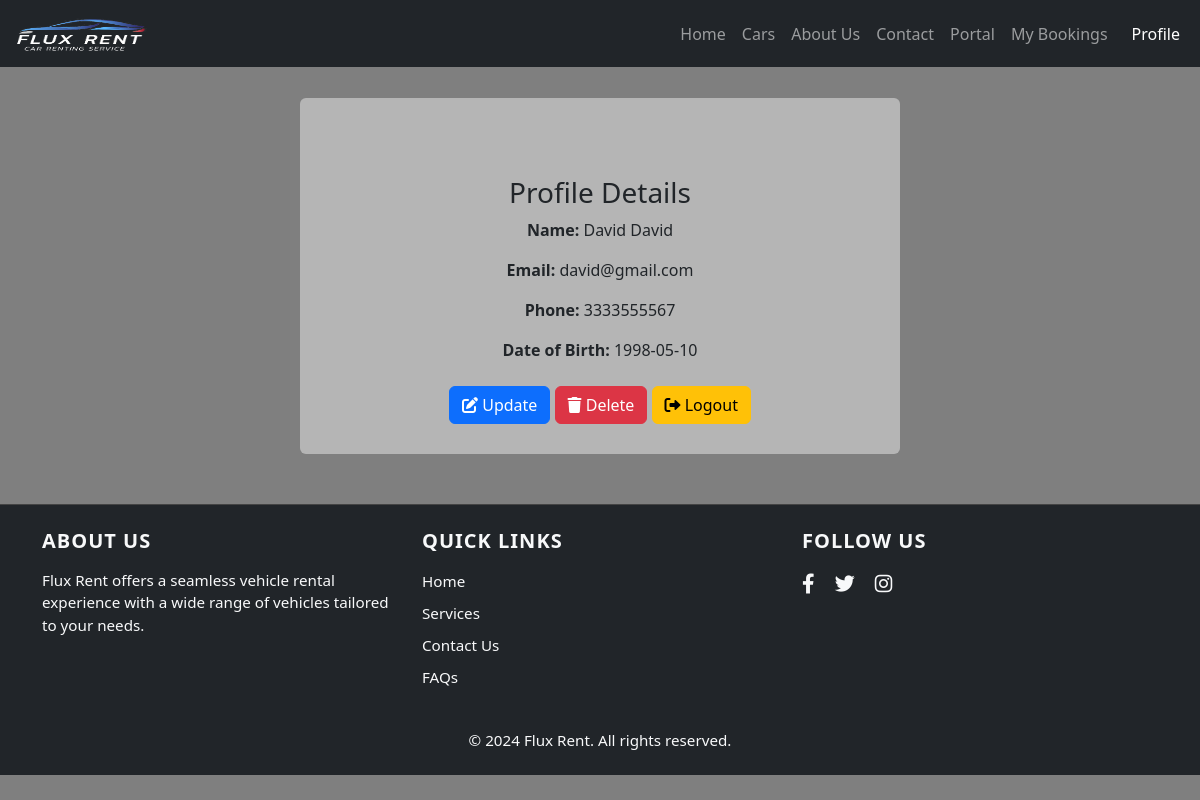
Page /profile.php (signed in) on the committed database.
### tables this page shows
CREATE TABLE `vehicle_drivers` (
  `id` int(11) NOT NULL,
  `first_name` varchar(50) NOT NULL,
  `last_name` varchar(50) NOT NULL,
  `email` varchar(100) NOT NULL,
  `phone` varchar(15) NOT NULL,
  `password` varchar(255) NOT NULL,
  `dob` date NOT NULL,
  `emergency_contact_name` varchar(100) NOT NULL,
  `emergency_contact_phone` varchar(15) NOT NULL,
  `driving_experience` int(11) NOT NULL,
  `charg_per_day` int(50) NOT NULL,
  `created_at` timestamp NULL DEFAULT current_timestamp()
);

### models/VehicleDriver.php (called while the page is built, shortened)
<?php
require_once 'config.php';
class VehicleDriver
{
    public static function getProfile($driverId)
    {
        $query = "SELECT first_name, last_name, email, phone, dob, emergency_contact_name, emergency_contact_phone, driving_experience
                  FROM vehicle_drivers WHERE id = '".$driverId."'";
        $result = Database::search($query);
        if ($result && $result->num_rows > 0) {
            return $result->fetch_assoc();
        }
        return null;
    }
}
?>

### models/config.php (called while the page is built, shortened)
<?php
class Database
{
    public static $connection;
    public static function setUpConnection()
    {
        if (!isset(self::$connection)) {
            self::$connection = new mysqli("localhost", "root", "", "fluxrent");
        }
    }
    public static function search($q)
    {
        $result = self::$connection->query($q);
        return $result;
    }
}

### profile.php (the view, shortened to what this page needs)
<?php
require_once 'models/config.php';
require_once 'models/VehicleDriver.php';
$userId = $_SESSION['user_id'];
$role = $_SESSION['role'];
$profileData = null;
switch ($role) {
    case 'driver':
        $profileData = VehicleDriver::getProfile($userId);
        break;
}
?>
<!DOCTYPE html>
<html lang="en">
<head>
    <link href="https://cdnjs.cloudflare.com/ajax/libs/font-awesome/6.0.0-beta3/css/all.min.css" rel="stylesheet">
    <link href="https://cdn.jsdelivr.net/npm/bootstrap@5.3.0-alpha1/dist/css/bootstrap.min.css" rel="stylesheet">
</head>
<body>
    <?php
    include 'header.php'
    ?>
    <div class="container pt-5">
        <div class="card profile-card pt-5">
            <div class="card-body text-center">
                <h3 class="card-title">Profile Details</h3>
                <?php if ($profileData): ?>
                    <p><strong>Name:</strong> <?php echo htmlspecialchars($profileData['first_name'] . ' ' . $profileData['last_name']); ?></p>
                    <p><strong>Email:</strong> <?php echo htmlspecialchars($profileData['email']); ?></p>
                    <p><strong>Phone:</strong> <?php echo htmlspecialchars($profileData['phone']); ?></p>
                    <p><strong>Date of Birth:</strong> <?php echo htmlspecialchars($profileData['dob']); ?></p>
                    <form method="POST" class="mt-4">
                        <a href="update-profile.php" class="btn btn-primary"><i class="fas fa-edit"></i> Update</a>
                        <button type="button" class="btn btn-danger" data-bs-toggle="modal" data-bs-target="#deleteModal">
                            <i class="fas fa-trash"></i> Delete
                        </button>
                        <button type="submit" name="logout" class="btn btn-warning"><i class="fas fa-sign-out-alt"></i> Logout</button>
                    </form>
                <?php else: ?>
                    <p>Profile not found.</p>
                <?php endif; ?>
            </div>
        </div>
    </div>
    <?php
    include 'footer.php'
    ?>
</body>
</html>

### profile.php (style rules this page uses)
body { background-image: url('images/car_profile.jpg'); background-size: cover; background-repeat: no-repeat; background-position: center; color: white; }
body::before { content: ''; position: absolute; top: 0; left: 0; width: 100%; height: 100%; background-color: rgba(0, 0, 0, 0.5); backdrop-filter: blur(2px); z-index: -1; }
.card { background-color: rgba(195, 195, 195, 0.8); border: none; margin-top: 50px; }
.card-body { padding: 30px; }
.container { justify-content: center; align-items: center; height: 100%; }
.profile-card { max-width: 600px; margin: 50px auto; }

### rows in the picture
vehicle_drivers: first_name+last_name "David David", email "david@gmail.com", phone "3333555567", dob "1998-05-10"
